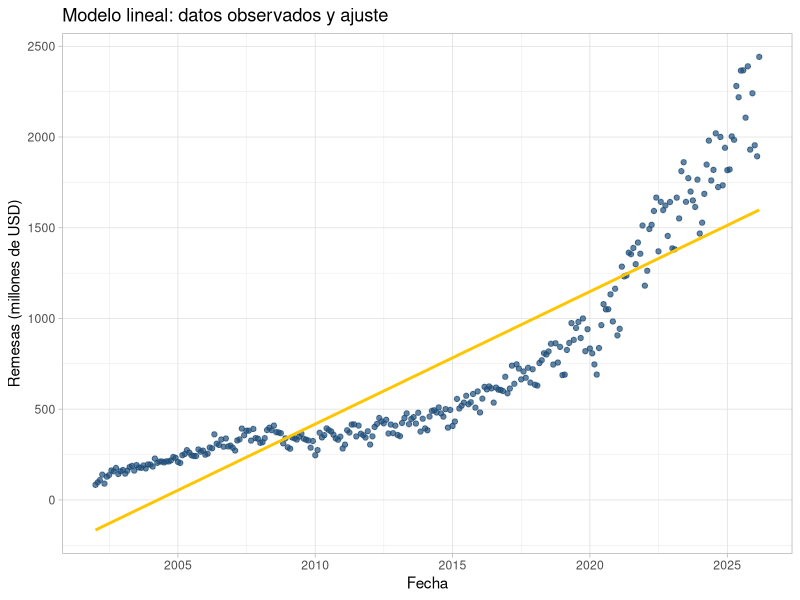
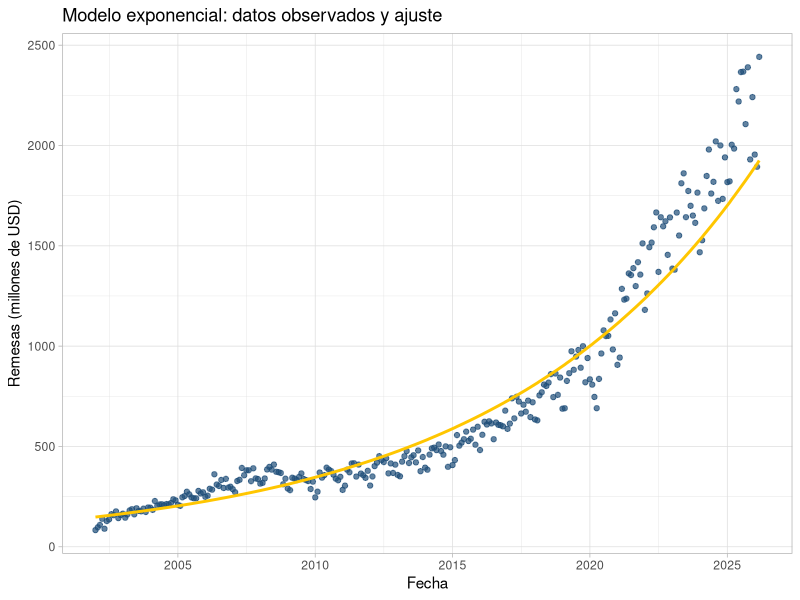
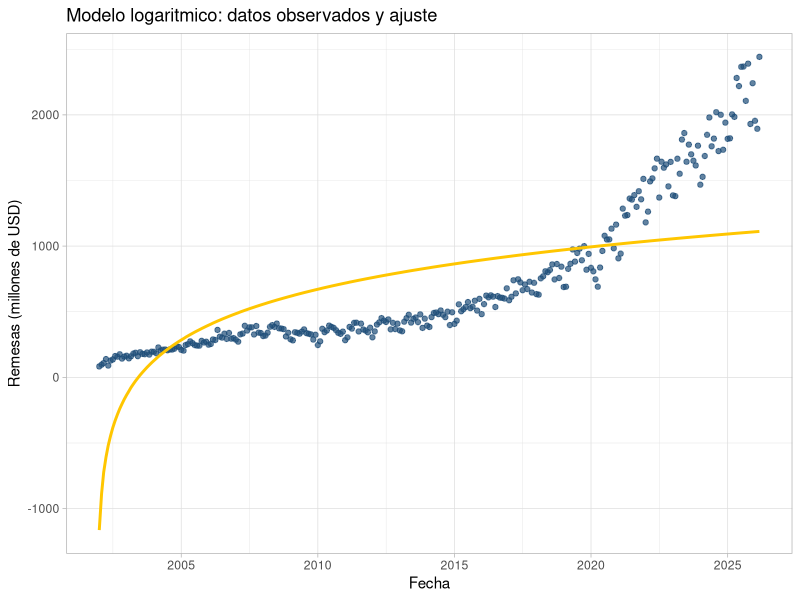
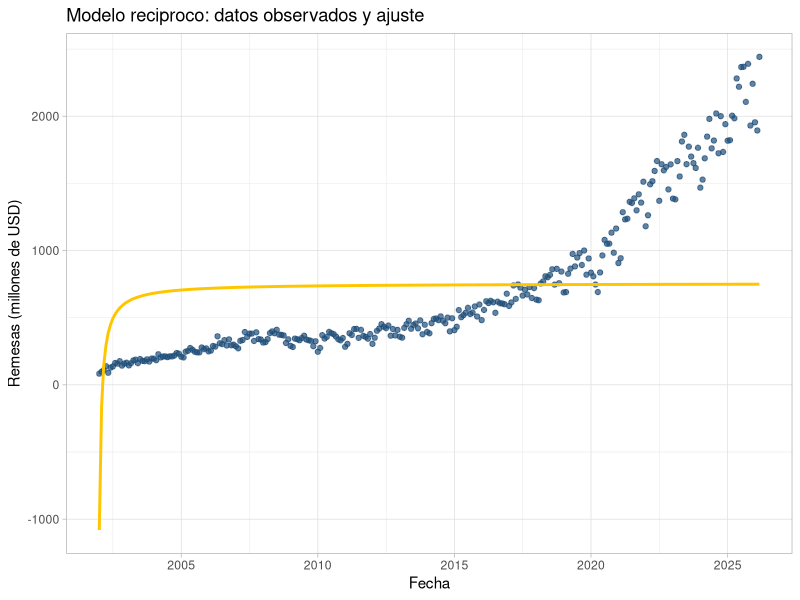
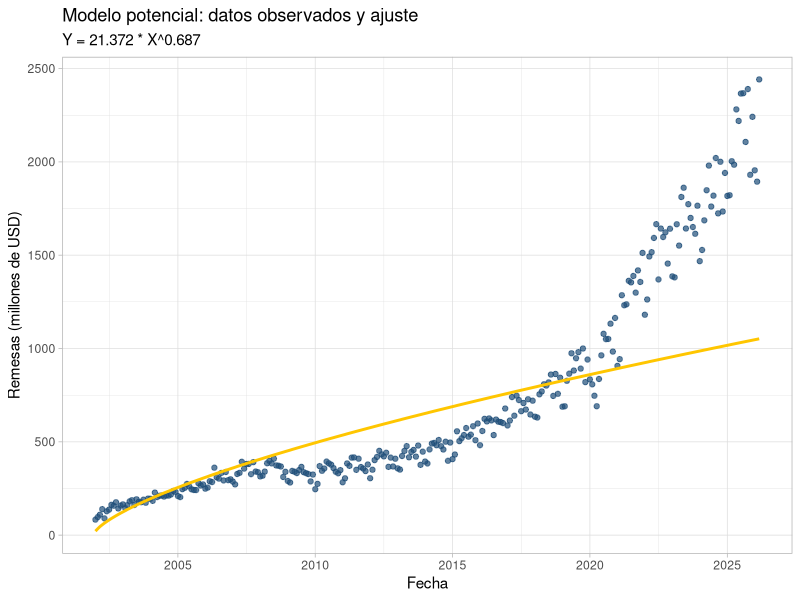
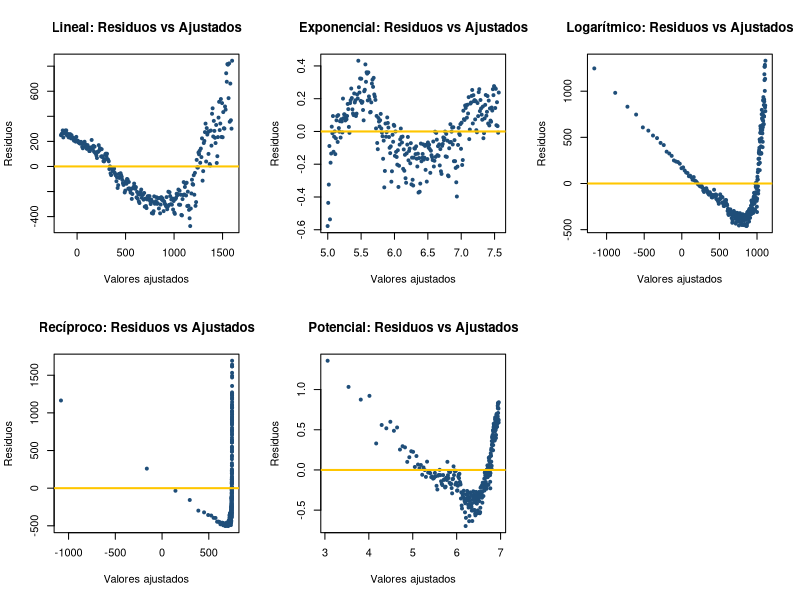
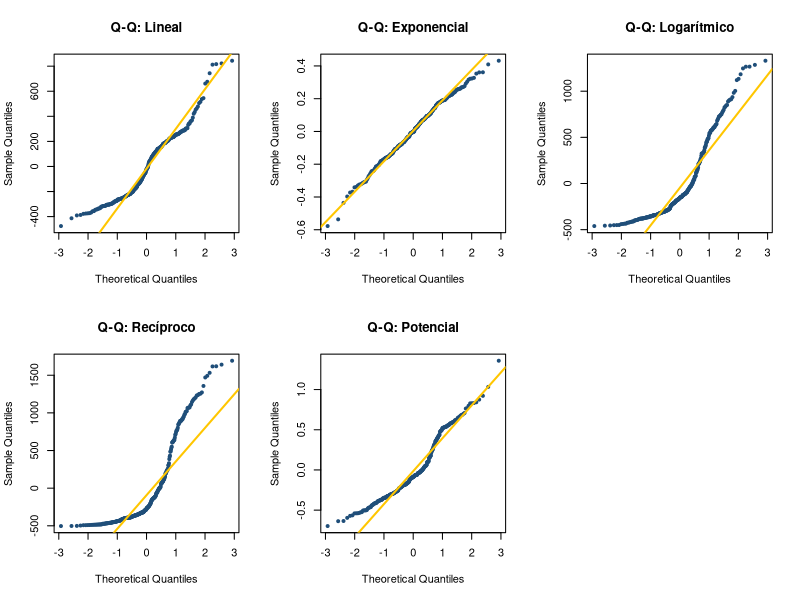

The R source for these figures, in order: (Note: this script raises an error after producing the figures.)
## ---- chunk 1
knitr::opts_chunk$set(echo = TRUE)

library(here)
library(readr)
library(dplyr)
library(tidyr)
library(ggplot2)
library(knitr)
## ---- chunk 2
remesas_wide <- read_csv(
  here("mrl/final-project/remfam2002_2026.csv"),
  show_col_types = FALSE
)

remesas_wide_muestra <- remesas_wide %>%
  select(Mes, all_of(c("2002", "2003", "2004", "2023", "2024", "2025", "2026")))

kable(
  remesas_wide_muestra,
  caption = "Tabla original (ancho): años 2002-2004 y 2023-2026"
)

## ---- chunk 3
meses <- c(
  "Enero", "Febrero", "Marzo", "Abril", "Mayo", "Junio",
  "Julio", "Agosto", "Septiembre", "Octubre", "Noviembre", "Diciembre"
)

remesas_long <- remesas_wide %>%
  pivot_longer(
    cols = -Mes,
    names_to = "anio",
    values_to = "remesas"
  ) %>%
  mutate(
    anio = as.integer(anio),
    remesas = as.numeric(remesas)
  ) %>%
  drop_na(remesas) %>%
  mutate(
    mes_num = match(Mes, meses),
    fecha = as.Date(sprintf("%04d-%02d-01", anio, mes_num))
  ) %>%
  arrange(fecha) %>%
  mutate(t = row_number())
## ---- chunk 4
kable(
  head(remesas_long),
  caption = "Primeras filas de remesas_long (formato largo)"
)
## ---- chunk 5
resumen_observaciones <- data.frame(
  Metrica = "Numero total de observaciones",
  Valor = nrow(remesas_long)
)

kable(
  resumen_observaciones,
  caption = "Resumen de observaciones"
)
## ---- chunk 6
modelo_lineal <- lm(remesas ~ t, data = remesas_long)
## ---- chunk 7
resumen_lineal <- summary(modelo_lineal)

coeficientes_lineal <- as.data.frame(coef(resumen_lineal))
coeficientes_lineal$Termino <- rownames(coeficientes_lineal)
coeficientes_lineal <- coeficientes_lineal %>%
  select(Termino, Estimate, `Std. Error`, `t value`, `Pr(>|t|)`)

fstat_lineal <- resumen_lineal$fstatistic
pvalor_global_lineal <- pf(
  fstat_lineal[1],
  fstat_lineal[2],
  fstat_lineal[3],
  lower.tail = FALSE
)

metricas_lineal <- data.frame(
  Metrica = c("R^2", "R^2 ajustado", "p-value global (F-test)"),
  Valor = c(
    resumen_lineal$r.squared,
    resumen_lineal$adj.r.squared,
    pvalor_global_lineal
  )
)

kable(
  coeficientes_lineal,
  digits = 4,
  caption = "Coeficientes del modelo lineal"
)

kable(
  metricas_lineal,
  digits = 6,
  caption = "Metricas principales del modelo lineal"
)
## ---- chunk 8
lineal_df <- remesas_long %>%
  mutate(ajuste_lineal = fitted(modelo_lineal))

ggplot(lineal_df, aes(x = fecha, y = remesas)) +
  geom_point(color = "#1f4e79", alpha = 0.7) +
  geom_line(aes(y = ajuste_lineal), color = "#ffc600", linewidth = 1) +
  labs(
    title = "Modelo lineal: datos observados y ajuste",
    x = "Fecha",
    y = "Remesas (millones de USD)"
  ) +
  theme_light()
## ---- chunk 9
modelo_exponencial <- lm(log(remesas) ~ t, data = remesas_long)
## ---- chunk 10
resumen_exponencial <- summary(modelo_exponencial)

coeficientes_exponencial <- as.data.frame(coef(resumen_exponencial))
coeficientes_exponencial$Termino <- rownames(coeficientes_exponencial)
coeficientes_exponencial <- coeficientes_exponencial %>%
  select(Termino, Estimate, `Std. Error`, `t value`, `Pr(>|t|)`)

fstat_exponencial <- resumen_exponencial$fstatistic
pvalor_global_exponencial <- pf(
  fstat_exponencial[1],
  fstat_exponencial[2],
  fstat_exponencial[3],
  lower.tail = FALSE
)

metricas_exponencial <- data.frame(
  Metrica = c("R^2", "R^2 ajustado", "p-value global (F-test)"),
  Valor = c(
    resumen_exponencial$r.squared,
    resumen_exponencial$adj.r.squared,
    pvalor_global_exponencial
  )
)

kable(
  coeficientes_exponencial,
  digits = 4,
  caption = "Coeficientes del modelo exponencial (escala log)"
)

kable(
  metricas_exponencial,
  digits = 6,
  caption = "Metricas principales del modelo exponencial"
)
## ---- chunk 11
exponencial_df <- remesas_long %>%
  mutate(ajuste_exponencial = exp(fitted(modelo_exponencial)))

ggplot(exponencial_df, aes(x = fecha, y = remesas)) +
  geom_point(color = "#1f4e79", alpha = 0.7) +
  geom_line(aes(y = ajuste_exponencial), color = "#ffc600", linewidth = 1) +
  labs(
    title = "Modelo exponencial: datos observados y ajuste",
    x = "Fecha",
    y = "Remesas (millones de USD)"
  ) +
  theme_light()
## ---- chunk 12
modelo_logaritmico <- lm(remesas ~ log(t), data = remesas_long)
## ---- chunk 13
resumen_logaritmico <- summary(modelo_logaritmico)

coeficientes_logaritmico <- as.data.frame(coef(resumen_logaritmico))
coeficientes_logaritmico$Termino <- rownames(coeficientes_logaritmico)
coeficientes_logaritmico <- coeficientes_logaritmico %>%
  select(Termino, Estimate, `Std. Error`, `t value`, `Pr(>|t|)`)

fstat_logaritmico <- resumen_logaritmico$fstatistic
pvalor_global_logaritmico <- pf(
  fstat_logaritmico[1],
  fstat_logaritmico[2],
  fstat_logaritmico[3],
  lower.tail = FALSE
)

metricas_logaritmico <- data.frame(
  Metrica = c("R^2", "R^2 ajustado", "p-value global (F-test)"),
  Valor = c(
    resumen_logaritmico$r.squared,
    resumen_logaritmico$adj.r.squared,
    pvalor_global_logaritmico
  )
)

kable(
  coeficientes_logaritmico,
  digits = 4,
  caption = "Coeficientes del modelo logaritmico"
)

kable(
  metricas_logaritmico,
  digits = 6,
  caption = "Metricas principales del modelo logaritmico"
)
## ---- chunk 14
logaritmico_df <- remesas_long %>%
  mutate(ajuste_logaritmico = fitted(modelo_logaritmico))

ggplot(logaritmico_df, aes(x = fecha, y = remesas)) +
  geom_point(color = "#1f4e79", alpha = 0.7) +
  geom_line(aes(y = ajuste_logaritmico), color = "#ffc600", linewidth = 1) +
  labs(
    title = "Modelo logaritmico: datos observados y ajuste",
    x = "Fecha",
    y = "Remesas (millones de USD)"
  ) +
  theme_light()
## ---- chunk 15
modelo_reciproco <- lm(remesas ~ I(1 / t), data = remesas_long)
## ---- chunk 16
resumen_reciproco <- summary(modelo_reciproco)

coeficientes_reciproco <- as.data.frame(coef(resumen_reciproco))
coeficientes_reciproco$Termino <- rownames(coeficientes_reciproco)
coeficientes_reciproco <- coeficientes_reciproco %>%
  select(Termino, Estimate, `Std. Error`, `t value`, `Pr(>|t|)`)

fstat_reciproco <- resumen_reciproco$fstatistic
pvalor_global_reciproco <- pf(
  fstat_reciproco[1],
  fstat_reciproco[2],
  fstat_reciproco[3],
  lower.tail = FALSE
)

metricas_reciproco <- data.frame(
  Metrica = c("R^2", "R^2 ajustado", "p-value global (F-test)"),
  Valor = c(
    resumen_reciproco$r.squared,
    resumen_reciproco$adj.r.squared,
    pvalor_global_reciproco
  )
)

kable(
  coeficientes_reciproco,
  digits = 4,
  caption = "Coeficientes del modelo reciproco"
)

kable(
  metricas_reciproco,
  digits = 6,
  caption = "Metricas principales del modelo reciproco"
)
## ---- chunk 17
reciproco_df <- remesas_long %>%
  mutate(ajuste_reciproco = fitted(modelo_reciproco))

ggplot(reciproco_df, aes(x = fecha, y = remesas)) +
  geom_point(color = "#1f4e79", alpha = 0.7) +
  geom_line(aes(y = ajuste_reciproco), color = "#ffc600", linewidth = 1) +
  labs(
    title = "Modelo reciproco: datos observados y ajuste",
    x = "Fecha",
    y = "Remesas (millones de USD)"
  ) +
  theme_light()
## ---- chunk 18
modelo_potencial <- lm(log(remesas) ~ log(t), data = remesas_long)

b0_star <- coef(modelo_potencial)[1]
b1_potencial <- coef(modelo_potencial)[2]
b0_potencial <- exp(b0_star)
## ---- chunk 19
resumen_potencial <- summary(modelo_potencial)

coeficientes_potencial <- as.data.frame(coef(resumen_potencial))
coeficientes_potencial$Termino <- rownames(coeficientes_potencial)
coeficientes_potencial <- coeficientes_potencial %>%
  select(Termino, Estimate, `Std. Error`, `t value`, `Pr(>|t|)`)

fstat_potencial <- resumen_potencial$fstatistic
pvalor_global_potencial <- pf(
  fstat_potencial[1],
  fstat_potencial[2],
  fstat_potencial[3],
  lower.tail = FALSE
)

metricas_potencial <- data.frame(
  Metrica = c("R^2", "R^2 ajustado", "p-value global (F-test)", "Ecuacion ajustada"),
  Valor = c(
    resumen_potencial$r.squared,
    resumen_potencial$adj.r.squared,
    pvalor_global_potencial,
    sprintf("Y = %.4f * X^%.4f", b0_potencial, b1_potencial)
  )
)

kable(
  coeficientes_potencial,
  digits = 4,
  caption = "Coeficientes del modelo potencial"
)

kable(
  metricas_potencial,
  digits = 6,
  caption = "Metricas principales del modelo potencial"
)
## ---- chunk 20
potencial_df <- remesas_long %>%
  mutate(ajuste_potencial = exp(fitted(modelo_potencial)))

ggplot(potencial_df, aes(x = fecha, y = remesas)) +
  geom_point(color = "#1f4e79", alpha = 0.7) +
  geom_line(aes(y = ajuste_potencial), color = "#ffc600", linewidth = 1) +
  labs(
    title = "Modelo potencial: datos observados y ajuste",
    subtitle = sprintf("Y = %.3f * X^%.3f", b0_potencial, b1_potencial),
    x = "Fecha",
    y = "Remesas (millones de USD)"
  ) +
  theme_light()
## ---- chunk 21
summary(modelo_lineal)
## ---- chunk 22
summary(modelo_exponencial)
## ---- chunk 23
summary(modelo_logaritmico)
## ---- chunk 24
summary(modelo_reciproco)
## ---- chunk 25
summary(modelo_potencial)
cat(sprintf("\nEcuacion ajustada: Y = %.4f * t^%.4f\n", b0_potencial, b1_potencial))
## ---- chunk 26
par(mfrow = c(2, 3))

# Residuos de cada modelo (en escala original donde aplica)
res_lineal      <- residuals(modelo_lineal)
res_exponencial <- residuals(modelo_exponencial)   # escala log
res_logaritmico <- residuals(modelo_logaritmico)
res_reciproco   <- residuals(modelo_reciproco)
res_potencial   <- residuals(modelo_potencial)     # escala log

# Gráficas residuos vs ajustados
plot(fitted(modelo_lineal), res_lineal,
     main = "Lineal: Residuos vs Ajustados",
     xlab = "Valores ajustados", ylab = "Residuos",
     col = "#1f4e79", pch = 19, cex = 0.6)
abline(h = 0, col = "#ffc600", lwd = 2)

plot(fitted(modelo_exponencial), res_exponencial,
     main = "Exponencial: Residuos vs Ajustados",
     xlab = "Valores ajustados", ylab = "Residuos",
     col = "#1f4e79", pch = 19, cex = 0.6)
abline(h = 0, col = "#ffc600", lwd = 2)

plot(fitted(modelo_logaritmico), res_logaritmico,
     main = "Logarítmico: Residuos vs Ajustados",
     xlab = "Valores ajustados", ylab = "Residuos",
     col = "#1f4e79", pch = 19, cex = 0.6)
abline(h = 0, col = "#ffc600", lwd = 2)

plot(fitted(modelo_reciproco), res_reciproco,
     main = "Recíproco: Residuos vs Ajustados",
     xlab = "Valores ajustados", ylab = "Residuos",
     col = "#1f4e79", pch = 19, cex = 0.6)
abline(h = 0, col = "#ffc600", lwd = 2)

plot(fitted(modelo_potencial), res_potencial,
     main = "Potencial: Residuos vs Ajustados",
     xlab = "Valores ajustados", ylab = "Residuos",
     col = "#1f4e79", pch = 19, cex = 0.6)
abline(h = 0, col = "#ffc600", lwd = 2)
## ---- chunk 27
par(mfrow = c(2, 3))

qqnorm(res_lineal,      main = "Q-Q: Lineal",      col = "#1f4e79", pch = 19, cex = 0.6)
qqline(res_lineal,      col = "#ffc600", lwd = 2)

qqnorm(res_exponencial, main = "Q-Q: Exponencial", col = "#1f4e79", pch = 19, cex = 0.6)
qqline(res_exponencial, col = "#ffc600", lwd = 2)

qqnorm(res_logaritmico, main = "Q-Q: Logarítmico", col = "#1f4e79", pch = 19, cex = 0.6)
qqline(res_logaritmico, col = "#ffc600", lwd = 2)

qqnorm(res_reciproco,   main = "Q-Q: Recíproco",   col = "#1f4e79", pch = 19, cex = 0.6)
qqline(res_reciproco,   col = "#ffc600", lwd = 2)

qqnorm(res_potencial,   main = "Q-Q: Potencial",   col = "#1f4e79", pch = 19, cex = 0.6)
qqline(res_potencial,   col = "#ffc600", lwd = 2)
## ---- chunk 28
prueba_supuestos <- function(modelo, nombre, residuos) {
  jb <- jarque.bera.test(residuos)
  bp <- bptest(modelo)
  dw <- dwtest(modelo)
  data.frame(
    Modelo         = nombre,
    JB_estadistico = round(as.numeric(jb$statistic), 3),
    JB_pvalue      = round(jb$p.value, 4),
    BP_estadistico = round(as.numeric(bp$statistic), 3),
    BP_pvalue      = round(bp$p.value, 4),
    DW_estadistico = round(as.numeric(dw$statistic), 3),
    DW_pvalue      = round(dw$p.value, 4)
  )
}

resultados_supuestos <- rbind(
  prueba_supuestos(modelo_lineal,      "Lineal",      res_lineal),
  prueba_supuestos(modelo_exponencial, "Exponencial", res_exponencial),
  prueba_supuestos(modelo_logaritmico, "Logaritmico", res_logaritmico),
  prueba_supuestos(modelo_reciproco,   "Reciproco",   res_reciproco),
  prueba_supuestos(modelo_potencial,   "Potencial",   res_potencial)
)

kable(
  resultados_supuestos,
  caption = "Pruebas formales de supuestos de regresion (nivel de significancia 0.05)",
  col.names = c("Modelo",
                "JB Estadistico", "JB p-value",
                "BP Estadistico", "BP p-value",
                "DW Estadistico", "DW p-value")
)
